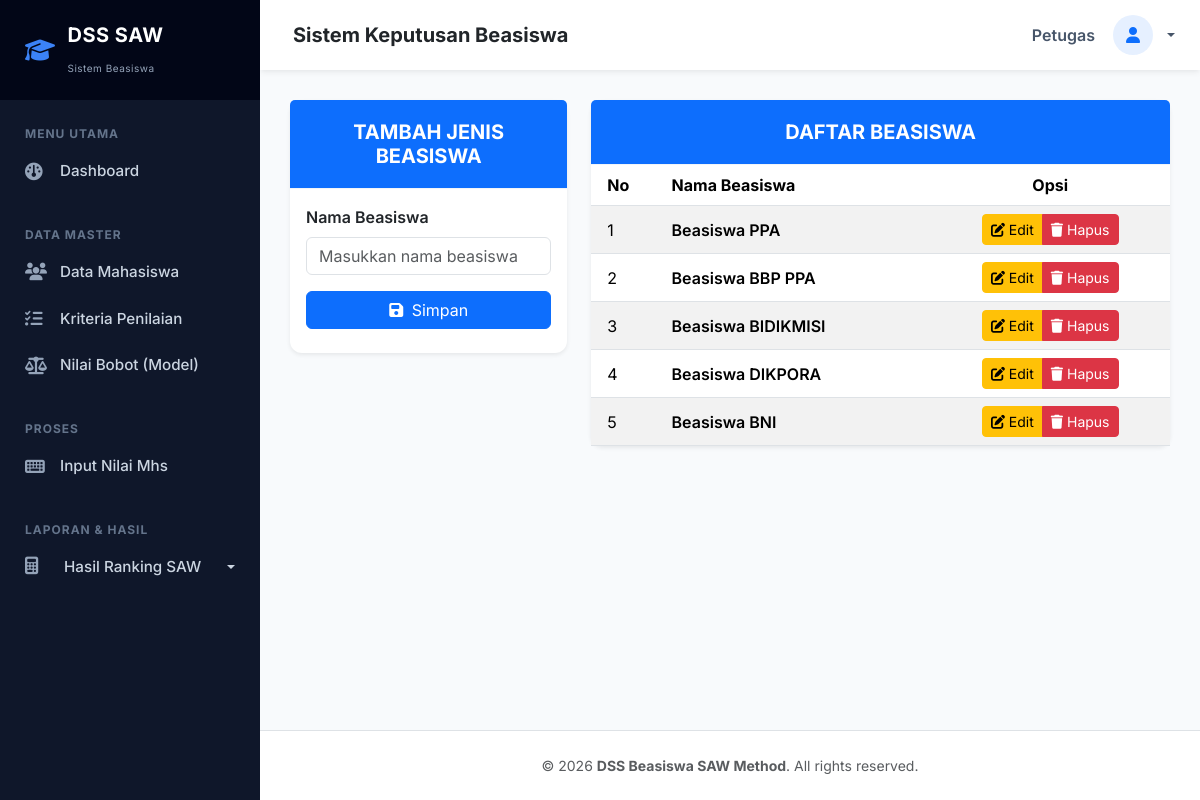
/index.php?page=beasiswa (signed in), run on an earlier commit of the app's database.
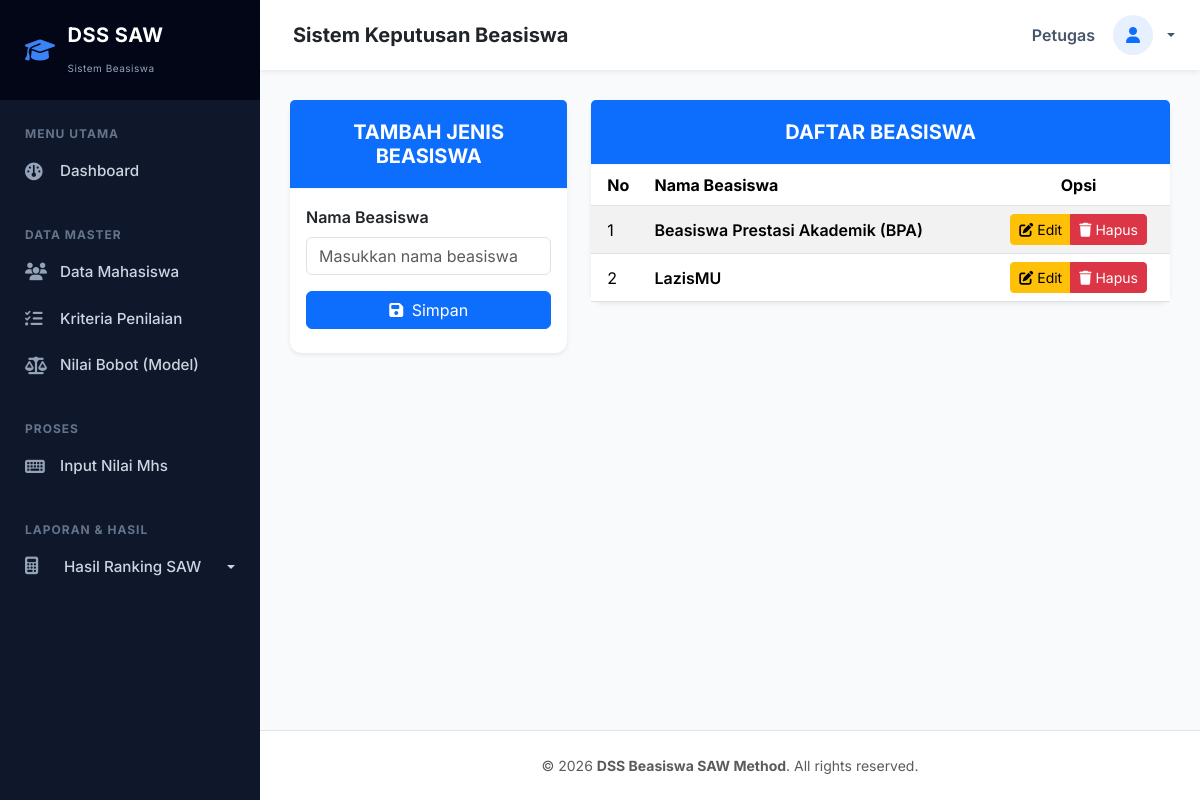
And on a later commit of the database.
### tables this page shows
CREATE TABLE IF NOT EXISTS `beasiswa` (
  `kd_beasiswa` int(11) NOT NULL AUTO_INCREMENT,
  `nama` varchar(50) DEFAULT NULL,
  PRIMARY KEY (`kd_beasiswa`)
);

### index.php (the view, shortened to what the changed rows need)
<?php
require_once "config.php";
?>
<!DOCTYPE html>
<html lang="id">
<head>
    <link href="https://cdn.jsdelivr.net/npm/bootstrap@5.3.2/dist/css/bootstrap.min.css" rel="stylesheet">
    <link rel="stylesheet" href="https://cdnjs.cloudflare.com/ajax/libs/font-awesome/6.4.2/css/all.min.css">
</head>
<body>
    <div id="wrapper">
        <div id="content-wrapper">
            <div class="container-fluid flex-grow-1">
                <?php include page($_PAGE); ?>
            </div>
        </div>
    </div>
</body>
</html>

### page/beasiswa.php (shortened to what the changed rows need)
<div class="row">
	<div class="col-md-8">
	    <div class="card shadow-sm">
	        <div class="card-body p-0">
	            <div class="table-responsive">
	                <table class="table table-hover table-striped mb-0 align-middle">
	                    <thead>
	                        <tr>
	                            <th class="ps-3">No</th>
	                            <th>Nama Beasiswa</th>
	                            <th class="text-center">Opsi</th>
	                        </tr>
	                    </thead>
	                    <tbody>
	                        <?php $no = 1; ?>
	                        <?php if ($query = $connection->query("SELECT * FROM beasiswa")): ?>
	                            <?php while($row = $query->fetch_assoc()): ?>
	                            <tr>
	                                <td class="ps-3"><?=$no++?></td>
	                                <td class="fw-semibold"><?=$row['nama']?></td>
	                                <td class="text-center">
	                                    <div class="btn-group btn-group-sm">
	                                        <a href="?page=beasiswa&action=update&key=<?=$row['kd_beasiswa']?>" class="btn btn-warning"><i class="fa-solid fa-pen-to-square"></i> Edit</a>
	                                        <a href="?page=beasiswa&action=delete&key=<?=$row['kd_beasiswa']?>" class="btn btn-danger"><i class="fa-solid fa-trash"></i> Hapus</a>
	                                    </div>
	                                </td>
	                            </tr>
	                            <?php endwhile ?>
	                        <?php endif ?>
	                    </tbody>
	                </table>
	            </div>
	        </div>
	    </div>
	</div>
</div>

What changed in the data, as far as the page shows it:
removed beasiswa: nama "Beasiswa BIDIKMISI"
removed beasiswa: nama "Beasiswa DIKPORA"
removed beasiswa: nama "Beasiswa BNI"
changed beasiswa: nama "Beasiswa PPA" → "Beasiswa Prestasi Akademik (BPA)"
changed beasiswa: nama "Beasiswa BBP PPA" → "LazisMU"
